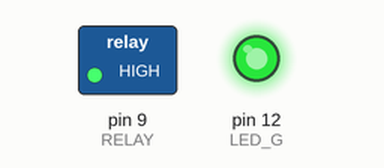
The sketch below on a simulated Arduino Uno, built with avr-gcc and run on an emulated ATmega328P. Parts: switched loads named in the sketch (green lamp = pin HIGH), output pins drawn as LEDs (lit = HIGH).

Above: at 1.0 s.
At 3.0 s:
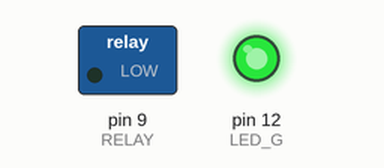
Timing chart, 0 to 4.6 s (numbered marks = the images above):
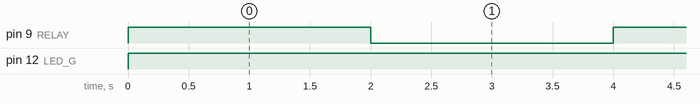

Measured:
- by itself, pin 9 (RELAY): alternates HIGH for 2.0 s and LOW for 2.0 s
- by itself, pin 12 (LED_G): LOW → HIGH at 0.00 s

The sketch:

5_1_relay_control_led.ino
```cpp
/*****************************************************

 * This code applies to Cokoino Arduino Timer Alarm&Watering DIY Kit
 * Through this link you can download the source code:
 * https://github.com/Cokoino/CKK0021
 * Company web site:
 * http://www.cokoino.com/

*****************************************************/
#define RELAY 9   //Connect the signal pin of the Relay module to the D10 pin of the Arduino UNO
#define LED_G 12  //Connect the signal pin of the green LED module to the D12 pin of the Arduino UNO

void setup() {
  pinMode(9,OUTPUT); //Define siganl pin D10 of Arduino UNO as output mode
  pinMode(12,OUTPUT); //Define siganl pin D12 of Arduino UNO as output mode
}
void loop() {
  digitalWrite(LED_G,HIGH);
  digitalWrite(RELAY,HIGH);//Relay closed, LED lit up
  delay(2000);//LED turns on for 2 seconds
  digitalWrite(RELAY,LOW);//Relay disconnected, LED off
  delay(2000);//LED turns off for 2 seconds
}
```
